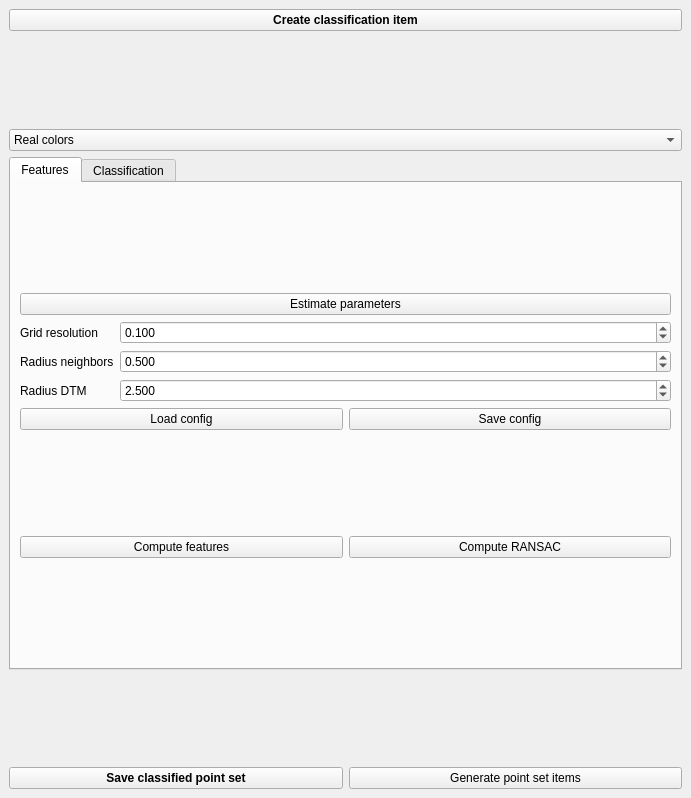
<?xml version="1.0" encoding="UTF-8"?>
<ui version="4.0">
 <class>PointSetClassification</class>
 <widget class="QDockWidget" name="PointSetClassification">
  <property name="geometry">
   <rect>
    <x>0</x>
    <y>0</y>
    <width>691</width>
    <height>798</height>
   </rect>
  </property>
  <property name="windowTitle">
   <string>Point set classification</string>
  </property>
  <widget class="QWidget" name="dockWidgetContents">
   <layout class="QVBoxLayout" name="verticalLayout_2">
    <item>
     <widget class="QPushButton" name="create_from_item">
      <property name="font">
       <font>
        <weight>75</weight>
        <bold>true</bold>
       </font>
      </property>
      <property name="text">
       <string>Create classification item</string>
      </property>
     </widget>
    </item>
    <item>
     <spacer name="verticalSpacer">
      <property name="orientation">
       <enum>Qt::Vertical</enum>
      </property>
      <property name="sizeHint" stdset="0">
       <size>
        <width>20</width>
        <height>40</height>
       </size>
      </property>
     </spacer>
    </item>
    <item>
     <widget class="QComboBox" name="display">
      <property name="currentIndex">
       <number>0</number>
      </property>
      <item>
       <property name="text">
        <string>Real colors</string>
       </property>
      </item>
      <item>
       <property name="text">
        <string>Classification</string>
       </property>
      </item>
      <item>
       <property name="text">
        <string>Confidence</string>
       </property>
      </item>
      <item>
       <property name="text">
        <string>RANSAC</string>
       </property>
      </item>
     </widget>
    </item>
    <item>
     <widget class="QTabWidget" name="tabWidget">
      <property name="currentIndex">
       <number>0</number>
      </property>
      <widget class="QWidget" name="tab_features">
       <attribute name="title">
        <string>Features</string>
       </attribute>
       <layout class="QVBoxLayout" name="verticalLayout_5">
        <item>
         <spacer name="verticalSpacer_6">
          <property name="orientation">
           <enum>Qt::Vertical</enum>
          </property>
          <property name="sizeHint" stdset="0">
           <size>
            <width>20</width>
            <height>40</height>
           </size>
          </property>
         </spacer>
        </item>
        <item>
         <widget class="QPushButton" name="estimate_parameters">
          <property name="text">
           <string>Estimate parameters</string>
          </property>
         </widget>
        </item>
        <item>
         <layout class="QFormLayout" name="formLayout">
          <property name="fieldGrowthPolicy">
           <enum>QFormLayout::AllNonFixedFieldsGrow</enum>
          </property>
          <item row="0" column="0">
           <widget class="QLabel" name="gridResolutionLabel">
            <property name="text">
             <string>Grid resolution</string>
            </property>
           </widget>
          </item>
          <item row="0" column="1">
           <widget class="QDoubleSpinBox" name="gridResolutionDoubleSpinBox">
            <property name="decimals">
             <number>3</number>
            </property>
            <property name="minimum">
             <double>0.001000000000000</double>
            </property>
            <property name="singleStep">
             <double>0.010000000000000</double>
            </property>
            <property name="value">
             <double>0.100000000000000</double>
            </property>
           </widget>
          </item>
          <item row="1" column="0">
           <widget class="QLabel" name="radiusNeighborsLabel">
            <property name="text">
             <string>Radius neighbors</string>
            </property>
           </widget>
          </item>
          <item row="1" column="1">
           <widget class="QDoubleSpinBox" name="radiusNeighborsDoubleSpinBox">
            <property name="decimals">
             <number>3</number>
            </property>
            <property name="minimum">
             <double>0.001000000000000</double>
            </property>
            <property name="singleStep">
             <double>0.010000000000000</double>
            </property>
            <property name="value">
             <double>0.500000000000000</double>
            </property>
           </widget>
          </item>
          <item row="2" column="0">
           <widget class="QLabel" name="radiusDTMLabel">
            <property name="text">
             <string>Radius DTM</string>
            </property>
           </widget>
          </item>
          <item row="2" column="1">
           <widget class="QDoubleSpinBox" name="radiusDTMDoubleSpinBox">
            <property name="decimals">
             <number>3</number>
            </property>
            <property name="minimum">
             <double>0.001000000000000</double>
            </property>
            <property name="singleStep">
             <double>0.010000000000000</double>
            </property>
            <property name="value">
             <double>2.500000000000000</double>
            </property>
           </widget>
          </item>
         </layout>
        </item>
        <item>
         <layout class="QHBoxLayout" name="horizontalLayout_8">
          <item>
           <widget class="QPushButton" name="load_config">
            <property name="text">
             <string>Load config</string>
            </property>
           </widget>
          </item>
          <item>
           <widget class="QPushButton" name="save_config">
            <property name="text">
             <string>Save config</string>
            </property>
           </widget>
          </item>
         </layout>
        </item>
        <item>
         <spacer name="verticalSpacer_3">
          <property name="orientation">
           <enum>Qt::Vertical</enum>
          </property>
          <property name="sizeHint" stdset="0">
           <size>
            <width>20</width>
            <height>40</height>
           </size>
          </property>
         </spacer>
        </item>
        <item>
         <layout class="QHBoxLayout" name="horizontalLayout_3">
          <item>
           <widget class="QPushButton" name="compute_features">
            <property name="text">
             <string>Compute features</string>
            </property>
           </widget>
          </item>
          <item>
           <widget class="QPushButton" name="compute_ransac">
            <property name="text">
             <string>Compute RANSAC</string>
            </property>
           </widget>
          </item>
         </layout>
        </item>
        <item>
         <spacer name="verticalSpacer_5">
          <property name="orientation">
           <enum>Qt::Vertical</enum>
          </property>
          <property name="sizeHint" stdset="0">
           <size>
            <width>20</width>
            <height>40</height>
           </size>
          </property>
         </spacer>
        </item>
       </layout>
      </widget>
      <widget class="QWidget" name="tab_classif">
       <attribute name="title">
        <string>Classification</string>
       </attribute>
       <layout class="QVBoxLayout" name="verticalLayout">
        <item>
         <spacer name="verticalSpacer_12">
          <property name="orientation">
           <enum>Qt::Vertical</enum>
          </property>
          <property name="sizeHint" stdset="0">
           <size>
            <width>20</width>
            <height>81</height>
           </size>
          </property>
         </spacer>
        </item>
        <item>
         <widget class="QLabel" name="label_8">
          <property name="text">
           <string>Classes</string>
          </property>
         </widget>
        </item>
        <item>
         <widget class="QFrame" name="frame_2">
          <property name="frameShape">
           <enum>QFrame::StyledPanel</enum>
          </property>
          <property name="frameShadow">
           <enum>QFrame::Raised</enum>
          </property>
          <layout class="QHBoxLayout" name="horizontalLayout_12">
           <item>
            <layout class="QGridLayout" name="gridLayout_3">
             <property name="sizeConstraint">
              <enum>QLayout::SetDefaultConstraint</enum>
             </property>
             <item row="0" column="1">
              <widget class="QLabel" name="label_10">
               <property name="font">
                <font>
                 <weight>75</weight>
                 <bold>true</bold>
                </font>
               </property>
               <property name="text">
                <string>Color</string>
               </property>
               <property name="alignment">
                <set>Qt::AlignCenter</set>
               </property>
              </widget>
             </item>
             <item row="0" column="3">
              <widget class="QLabel" name="label_12">
               <property name="font">
                <font>
                 <weight>75</weight>
                 <bold>true</bold>
                </font>
               </property>
               <property name="text">
                <string>Training set</string>
               </property>
               <property name="alignment">
                <set>Qt::AlignCenter</set>
               </property>
              </widget>
             </item>
             <item row="0" column="0">
              <widget class="QLabel" name="label_9">
               <property name="font">
                <font>
                 <weight>75</weight>
                 <bold>true</bold>
                </font>
               </property>
               <property name="text">
                <string>Name</string>
               </property>
               <property name="alignment">
                <set>Qt::AlignLeading|Qt::AlignLeft|Qt::AlignVCenter</set>
               </property>
              </widget>
             </item>
             <item row="0" column="5">
              <widget class="QPushButton" name="add_new_class">
               <property name="sizePolicy">
                <sizepolicy hsizetype="Fixed" vsizetype="Fixed">
                 <horstretch>0</horstretch>
                 <verstretch>0</verstretch>
                </sizepolicy>
               </property>
               <property name="font">
                <font>
                 <weight>75</weight>
                 <bold>true</bold>
                </font>
               </property>
               <property name="text">
                <string>Add new</string>
               </property>
              </widget>
             </item>
             <item row="0" column="2">
              <spacer name="horizontalSpacer_2">
               <property name="orientation">
                <enum>Qt::Horizontal</enum>
               </property>
               <property name="sizeHint" stdset="0">
                <size>
                 <width>40</width>
                 <height>20</height>
                </size>
               </property>
              </spacer>
             </item>
             <item row="0" column="4">
              <spacer name="horizontalSpacer_3">
               <property name="orientation">
                <enum>Qt::Horizontal</enum>
               </property>
               <property name="sizeHint" stdset="0">
                <size>
                 <width>40</width>
                 <height>20</height>
                </size>
               </property>
              </spacer>
             </item>
            </layout>
           </item>
          </layout>
         </widget>
        </item>
        <item>
         <spacer name="verticalSpacer_11">
          <property name="orientation">
           <enum>Qt::Vertical</enum>
          </property>
          <property name="sizeHint" stdset="0">
           <size>
            <width>20</width>
            <height>82</height>
           </size>
          </property>
         </spacer>
        </item>
        <item>
         <widget class="QLabel" name="label_11">
          <property name="text">
           <string>Training</string>
          </property>
         </widget>
        </item>
        <item>
         <widget class="QFrame" name="frame_3">
          <property name="frameShape">
           <enum>QFrame::StyledPanel</enum>
          </property>
          <property name="frameShadow">
           <enum>QFrame::Raised</enum>
          </property>
          <layout class="QHBoxLayout" name="horizontalLayout_11">
           <item>
            <widget class="QPushButton" name="reset_training_sets">
             <property name="text">
              <string>Reset training sets</string>
             </property>
            </widget>
           </item>
           <item>
            <widget class="QPushButton" name="train">
             <property name="font">
              <font>
               <weight>75</weight>
               <bold>true</bold>
              </font>
             </property>
             <property name="text">
              <string>Train</string>
             </property>
            </widget>
           </item>
           <item>
            <widget class="QSpinBox" name="number_of_trials">
             <property name="suffix">
              <string> trials</string>
             </property>
             <property name="minimum">
              <number>10</number>
             </property>
             <property name="maximum">
              <number>1000000000</number>
             </property>
             <property name="singleStep">
              <number>10</number>
             </property>
             <property name="value">
              <number>2000</number>
             </property>
            </widget>
           </item>
          </layout>
         </widget>
        </item>
        <item>
         <spacer name="verticalSpacer_13">
          <property name="orientation">
           <enum>Qt::Vertical</enum>
          </property>
          <property name="sizeHint" stdset="0">
           <size>
            <width>20</width>
            <height>81</height>
           </size>
          </property>
         </spacer>
        </item>
        <item>
         <layout class="QHBoxLayout" name="horizontalLayout_2">
          <item>
           <widget class="QPushButton" name="run">
            <property name="font">
             <font>
              <weight>50</weight>
              <bold>false</bold>
             </font>
            </property>
            <property name="text">
             <string>Run (quick)</string>
            </property>
           </widget>
          </item>
          <item>
           <widget class="QFrame" name="frame">
            <property name="frameShape">
             <enum>QFrame::StyledPanel</enum>
            </property>
            <property name="frameShadow">
             <enum>QFrame::Raised</enum>
            </property>
            <layout class="QHBoxLayout" name="horizontalLayout_10">
             <item>
              <widget class="QPushButton" name="run_with_smoothing">
               <property name="font">
                <font>
                 <weight>50</weight>
                 <bold>false</bold>
                </font>
               </property>
               <property name="text">
                <string>Run with smoothing</string>
               </property>
              </widget>
             </item>
             <item>
              <widget class="QDoubleSpinBox" name="smoothingDoubleSpinBox">
               <property name="sizePolicy">
                <sizepolicy hsizetype="Minimum" vsizetype="Fixed">
                 <horstretch>0</horstretch>
                 <verstretch>0</verstretch>
                </sizepolicy>
               </property>
               <property name="toolTip">
                <string>Smoothing strenght</string>
               </property>
               <property name="maximum">
                <double>10.000000000000000</double>
               </property>
               <property name="singleStep">
                <double>0.100000000000000</double>
               </property>
               <property name="value">
                <double>0.500000000000000</double>
               </property>
              </widget>
             </item>
            </layout>
           </widget>
          </item>
          <item>
           <widget class="QPushButton" name="run_with_ransac">
            <property name="font">
             <font>
              <weight>50</weight>
              <bold>false</bold>
             </font>
            </property>
            <property name="text">
             <string>Run with RANSAC</string>
            </property>
           </widget>
          </item>
         </layout>
        </item>
        <item>
         <spacer name="verticalSpacer_8">
          <property name="orientation">
           <enum>Qt::Vertical</enum>
          </property>
          <property name="sizeHint" stdset="0">
           <size>
            <width>20</width>
            <height>41</height>
           </size>
          </property>
         </spacer>
        </item>
       </layout>
       <zorder>label_8</zorder>
       <zorder>frame_2</zorder>
       <zorder>label_11</zorder>
       <zorder>frame_3</zorder>
       <zorder></zorder>
       <zorder>verticalSpacer_13</zorder>
       <zorder>verticalSpacer_12</zorder>
       <zorder>verticalSpacer_4</zorder>
       <zorder>verticalSpacer_8</zorder>
      </widget>
     </widget>
    </item>
    <item>
     <spacer name="verticalSpacer_4">
      <property name="orientation">
       <enum>Qt::Vertical</enum>
      </property>
      <property name="sizeHint" stdset="0">
       <size>
        <width>20</width>
        <height>40</height>
       </size>
      </property>
     </spacer>
    </item>
    <item>
     <layout class="QHBoxLayout" name="horizontalLayout_5">
      <item>
       <widget class="QPushButton" name="save">
        <property name="font">
         <font>
          <weight>75</weight>
          <bold>true</bold>
         </font>
        </property>
        <property name="text">
         <string>Save classified point set</string>
        </property>
       </widget>
      </item>
      <item>
       <widget class="QPushButton" name="generate_point_set_items">
        <property name="text">
         <string>Generate point set items</string>
        </property>
       </widget>
      </item>
     </layout>
    </item>
   </layout>
  </widget>
 </widget>
 <resources/>
 <connections/>
</ui>
